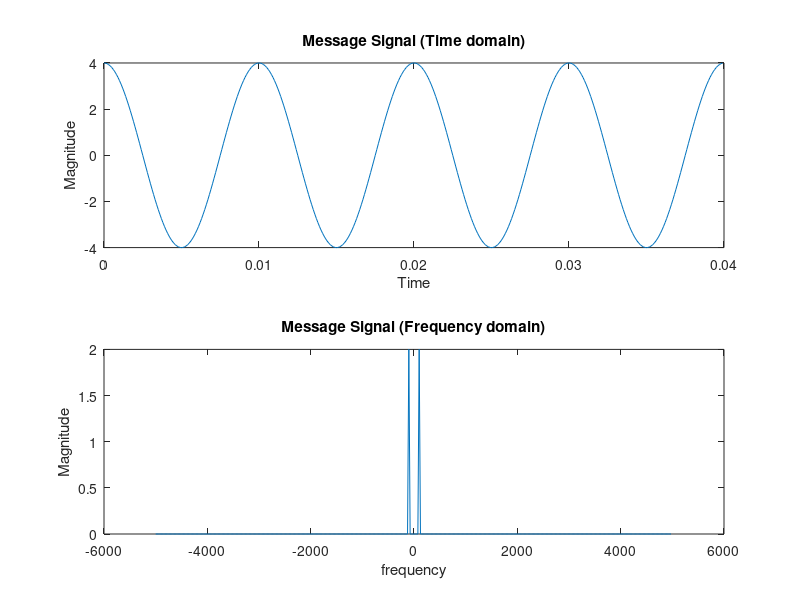
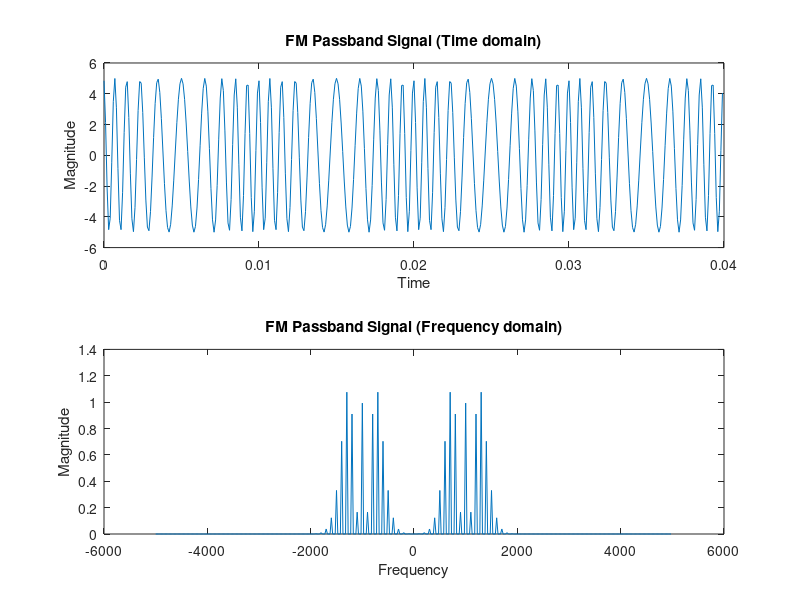
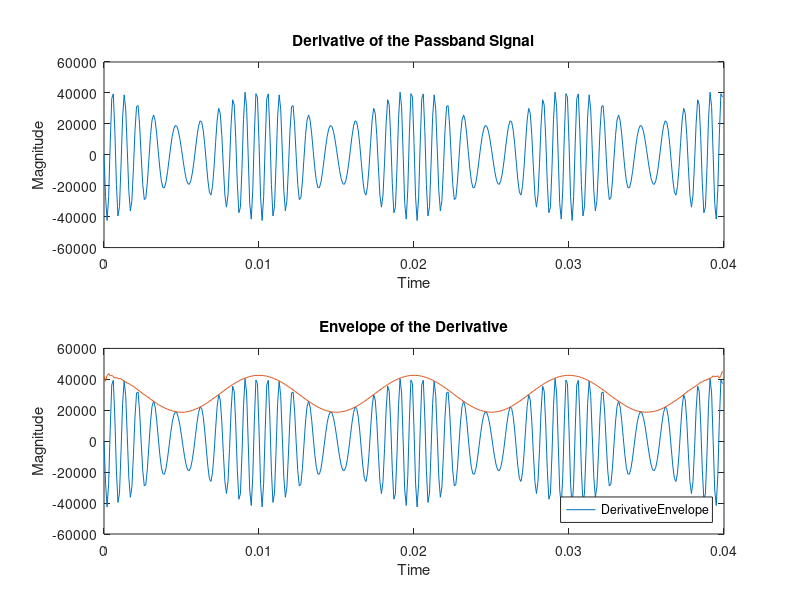
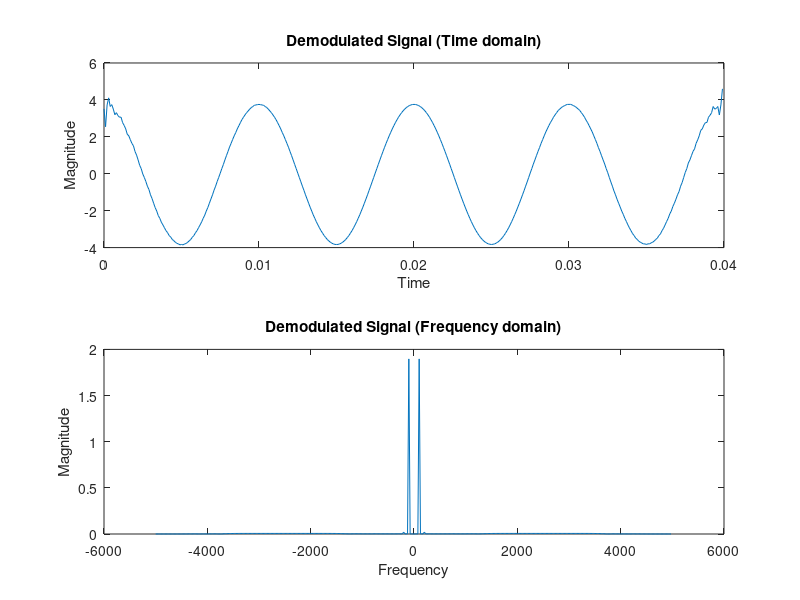

Write the MATLAB code that produced these figures, in order.
%This code is performs FM modulations and demodulation of a given message
%signal. Coded by S U Swakath. Last Updated 18th Nov 2020
close all;clear all;
%% GENERATING AN ANALOG MESSAGE SIGNAL
Am = 4; %message signal amplitude
Fm = 100; %message signal frequency in Hz
Fs = 10000; %sampling frequency in Hz

% Define number of cycles and the time vector
ncycles = 4;
t = 0: 1/Fs : (ncycles/Fm - 1/Fs);

messageSignal = Am*cos(2*pi*Fm*t); %defining message signal;
messageLen = numel(messageSignal); %mesage signal length 

message_fft = fftshift(fft(messageSignal));%DFT of message signal
message_fft = message_fft/messageLen;
Nfft = length(message_fft); %N value of N point dft
F_plot = Fs*(-Nfft/2:Nfft/2-1)/Nfft; %Frequency vector for plot

% Plotting the time domain and frequency domain plot of the message signal
figure(1);
subplot(211);
plot(t, messageSignal); % Time domain plot
title('Message Signal (Time domain)');
xlabel('Time');
ylabel('Magnitude');
subplot(212);
plot(F_plot,abs(message_fft)); % Frequency domain plot
title('Message Signal (Frequency domain)');
xlabel('frequency');
ylabel('Magnitude');
%% FREQUENCY MODULATION

% Generating the modulated phase shift for the passband signal
theta = zeros(1, messageLen);
kf = 100;% Define constant Kf
Ac = 5; % Carrier wave ampitude
Fc = 1000; %Carrier wave frequency in Hz

for i = 1:messageLen
    % Numerically integrating the messageSignal, (that is summation)
    theta(i) = 2*pi*kf*sum(messageSignal(1:i))/(Fs);
end

% Generating the Passband signal
passbandSignal = Ac*cos(2*pi*Fc*t + theta);

% Computing DFT of Passband signal
passband_fft  = fftshift(fft(passbandSignal));
passband_fft  = passband_fft/length(passbandSignal);

% Plotting the time domain and frequency domain plot of the Passband signal
figure(2)
subplot(211);
plot(t, passbandSignal); % Time domain plot
title('FM Passband Signal (Time domain)');
xlabel('Time');
ylabel('Magnitude');
subplot(212);
plot(F_plot, abs(passband_fft)); % frequency domain plot
title('FM Passband Signal (Frequency domain)');
xlabel('Frequency');
ylabel('Magnitude');

%% FREQUENCY DEMODULATION

% Differentiating the passband signal
derivative = diff(passbandSignal)*Fs;
derivative = [0 derivative];

% Computing the envelope of the derivative signal using hilbert transform
envelope = abs(hilbert(derivative));

% Plotting the time domain of derivative signal and its envelope 
figure(3);
subplot(211);
plot(t, derivative); % Plotting derivative signal
title('Derivative of the Passband Signal');
xlabel('Time');
ylabel('Magnitude');

subplot(212);
plot(t, derivative);
hold on
plot(t,envelope); % Plotting the derivative signal's envelope
hold off
title('Envelope of the Derivative');
xlabel('Time');
ylabel('Magnitude');
legend(["Derivative","Envelope"],'location','southeast')

% Removing scaling factors
demodulatedSignal = (envelope/(2*pi) )/(kf*Ac);

% Finding the DC offset using fft
temp = fft(demodulatedSignal)/length(demodulatedSignal);

%Removing the DC offset from the demodulatedSignal
demodulatedSignal = demodulatedSignal - temp(1);

%Computing the DFT of the demodulated signal
demodulated_fft = fftshift(fft(demodulatedSignal));
demodulated_fft = demodulated_fft/length(demodulatedSignal);

% Plotting the time domain and frequency domain plot of demodulated signal
figure(4)
subplot(211);
plot(t, demodulatedSignal); % Time domain 
title('Demodulated Signal (Time domain)');
xlabel('Time');
ylabel('Magnitude');

subplot(212);
plot(F_plot, abs(demodulated_fft)); %Frequency domain
title('Demodulated Signal (Frequency domain)');
xlabel('Frequency');
ylabel('Magnitude');